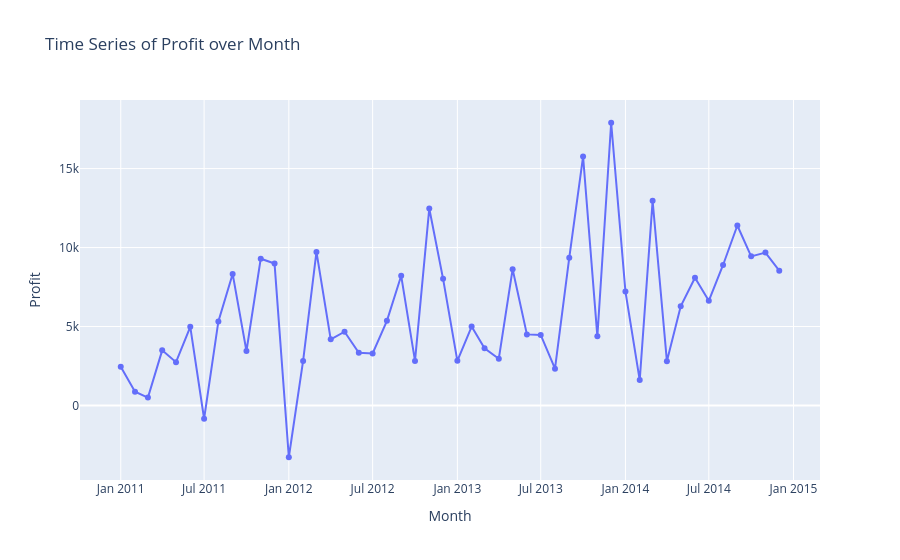

Write notebook code for a chart like this one.
### Markdown cell above
However, our business had more net profit in every year. Lets look by category

### Code cell
grouped_data = ss.groupby(['Month_Year'])['Profit'].sum()
fig = px.line(grouped_data, x=grouped_data.index.astype(str), y=grouped_data.values, markers=True, line_shape='linear', title='Time Series of Profit over Month')
fig.update_xaxes(title='Month')
fig.update_yaxes(title='Profit')

# Show the interactive plot
fig.show()

### Figure 1 — Plotly figure (JSON) as saved in the notebook; plotly's stock layout.template omitted (floating-point values rounded to 4 significant figures)
{"data": [{"hovertemplate": "x=%{x}<br>y=%{y}<extra></extra>", "legendgroup": "", "line": {"color": "#636efa", "dash": "solid", "shape": "linear"}, "marker": {"symbol": "circle"}, "mode": "lines+markers", "name": "", "orientation": "v", "showlegend": false, "type": "scatter", "x": ["2011-01", "2011-02", "2011-03", "2011-04", "2011-05", "2011-06", "2011-07", "2011-08", "2011-09", "2011-10", "2011-11", "2011-12", "2012-01", "2012-02", "2012-03", "2012-04", "2012-05", "2012-06", "2012-07", "2012-08", "2012-09", "2012-10", "2012-11", "2012-12", "2013-01", "2013-02", "2013-03", "2013-04", "2013-05", "2013-06", "2013-07", "2013-08", "2013-09", "2013-10", "2013-11", "2013-12", "2014-01", "2014-02", "2014-03", "2014-04", "2014-05", "2014-06", "2014-07", "2014-08", "2014-09", "2014-10", "2014-11", "2014-12"], "xaxis": "x", "y": [2447.0, 865.7, 498.7, 3489.0, 2739.0, 4977.0, -841.5, 5318.0, 8328.0, 3448.0, 9292.0, 8984.0, -3281.0, 2821.0, 9725.0, 4187.0, 4668.0, 3336.0, 3289.0, 5356.0, 8209.0, 2817.0, 12470.0, 8017.0, 2825.0, 4996.0, 3625.0, 2958.0, 8627.0, 4500.0, 4465.0, 2328.0, 9360.0, 15760.0, 4376.0, 17900.0, 7209.0, 1606.0, 12960.0, 2804.0, 6274.0, 8088.0, 6624.0, 8894.0, 11400.0, 9441.0, 9683.0, 8533.0], "yaxis": "y"}], "layout": {"legend": {"tracegroupgap": 0}, "title": {"text": "Time Series of Profit over Month"}, "xaxis": {"anchor": "y", "domain": [0, 1], "title": {"text": "Month"}}, "yaxis": {"anchor": "x", "domain": [0, 1], "title": {"text": "Profit"}}}}
